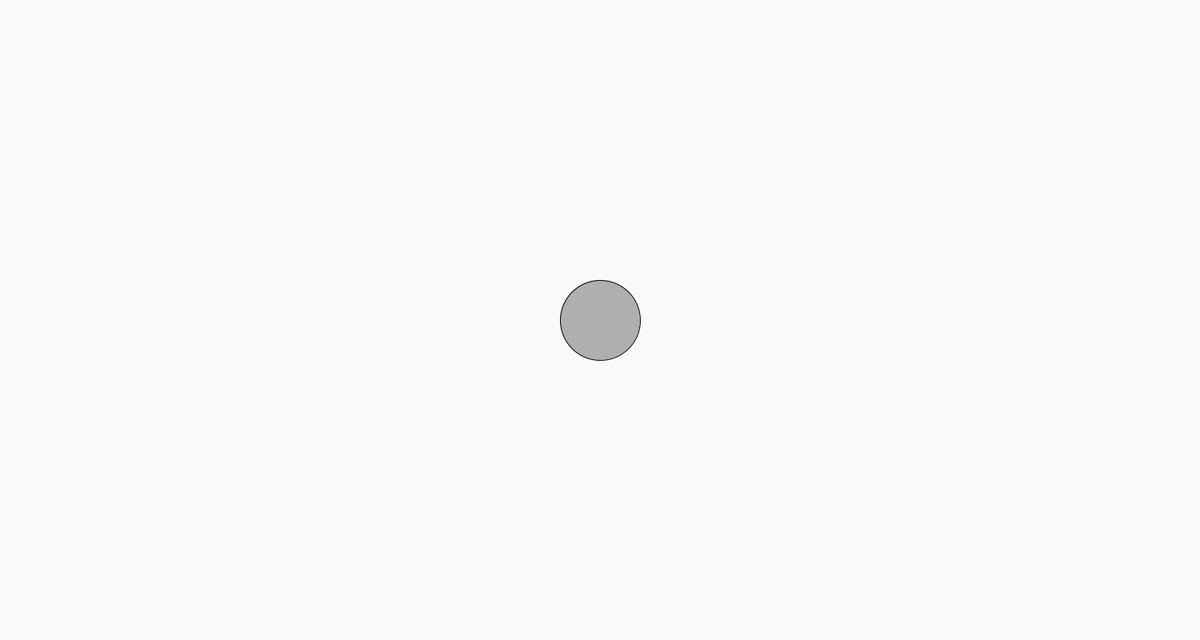
Frame 1 (no input)
Frame 60 (the mouse pressed at the canvas centre just before this capture): identical to frame 1, image omitted
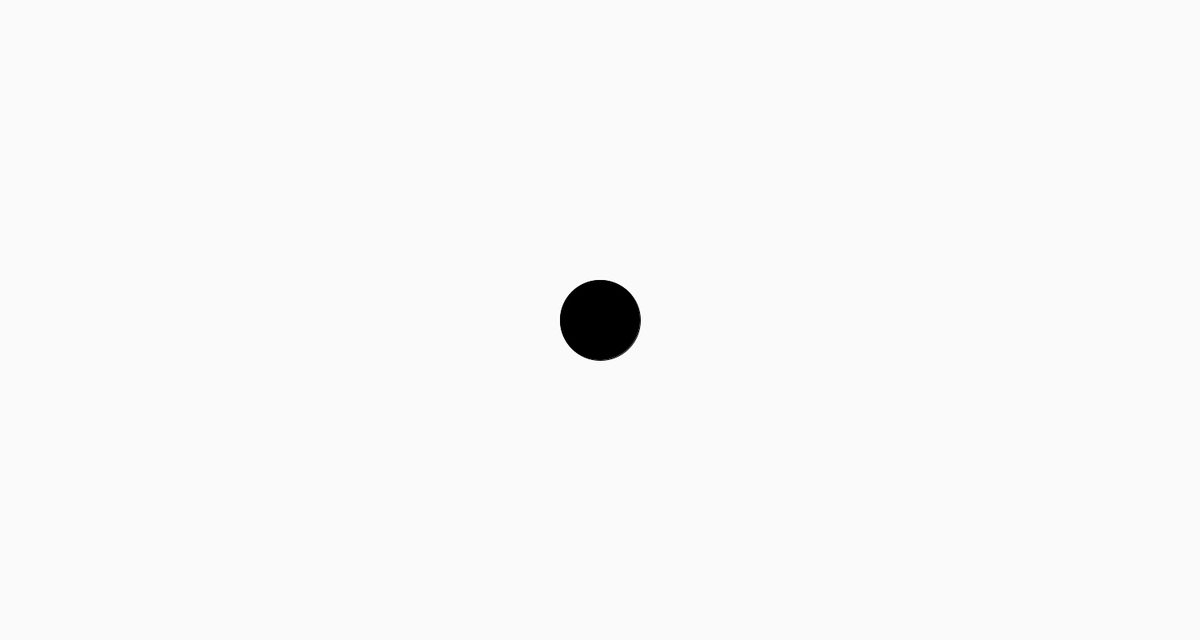
Frame 120 (the mouse held since frame 60 and released just before this capture)

The Processing sketch that drew these frames (run headless with seeded random() and noise(); from frame 60 on, the mouse is pressed at the canvas centre):

// Processing sketch: first
// ── first.pde
particlesystemcontrol p;
repeller r;
boolean drag=false;
void setup()
{
  size(1500,800);
  p=new particlesystemcontrol();
  r=new repeller();
}

void draw()
{
  background(250);
  p.run(r.location);
  if(drag)
  r.drag();
  r.display();
}

void mousePressed()
{
  float dist=dist(mouseX,mouseY,r.location.x,r.location.y);
  if(dist<=r.r)
  {
    r.plocation=new PVector(mouseX,mouseY);
    r.plocation.sub(r.location);
    r.plocation.mult(-1);
    drag=true;
    r.c1=0;
  }
  else
  {
  p.add();
  drag=false;
  }
}
void mouseReleased()
{
 if(drag)
 drag=false;
 r.c1=175;
}
// ── confetti.pde
class confetti  extends particle
{
  float angle;
  float aspeed;
  confetti(float x,float y)
  {
   super(x,y);
   angle=0;
   aspeed=0.02;
  }
  void display()
  {
    angle+=aspeed;
    rectMode(CENTER);
    fill(c1);
    stroke(0);
    pushMatrix();
    translate(location.x,location.y);
    rotate(angle);
    rect(0,0,8,8);
    popMatrix();
  }
}
// ── particle.pde
class particle
{
  PVector location;
  PVector speed;
  PVector jspeed;
  color c1;
  float G;
  boolean max=false;
  particle(float x,float y)
  {
   location=new PVector(x,y);
   speed=new PVector(random(-2,2),random(2));
   c1=color(233,10,91);
   G=0.1;
   jspeed=new PVector(0,-0.15);
  }
  
  void update()
  {
    speed.add(jspeed);
    if(max)
    {
     speed.x=constrain(speed.x,-2.2,2.2);
     speed.y=constrain(speed.y,-2.2,2.2);  
    }
    location.add(speed);
    jspeed.y=-0.15;
    jspeed.x=0;
  }
  void  applyforce(PVector force)
  {
    PVector dir=PVector.sub(force,location);
    float d=dir.mag();
   if(d<70) {
     d=0.15;
   max=true;
   }
   else
   {
    d=constrain(d,100,400);
    max=false;
   }
    dir.normalize();
    float f=-1*G/(d);
    dir.mult(f);
    jspeed.add(dir);
  }
  boolean check()
  {
    boolean dead=false;
   if(location.x<0||location.x>width)
   dead=true;
   if(location.y<0||location.y>height)
   dead=true;
   return dead;
  }
  
  void display()
  {
    stroke(0);
    fill(c1);
    ellipse(location.x,location.y,8,8);
  }
  void run(PVector m)
  {
  applyforce(m);
   update();
   display();
  }
}
// ── particlesystem.pde
class particlesystem
{
  PVector location;
  ArrayList<particle> particles;
  particlesystem(float x,float y)
  {
    particles=new ArrayList<particle>();
    location=new PVector(x,y);
  }
  void add()
  {
    if(random(1)<0.5)
    particles.add(new particle(location.x,location.y));
    else 
    particles.add(new confetti(location.x,location.y));
  }
  void run(PVector m)
  {
    for(int i=0;i<5;i++)
    add();
   for(int i=particles.size()-1;i>=0;i--)
   {
     particle p=particles.get(i);
     p.run(m);
     if(p.check())
     particles.remove(i);
   }
  }
}
// ── particlesystemcontrol.pde
class particlesystemcontrol
{
  float x;
  float y;
  ArrayList<particlesystem> particlesystems;
  particlesystemcontrol()
  {
    particlesystems=new ArrayList<particlesystem>();
  }
  void add()
  {
    particlesystems.add(new particlesystem(mouseX,mouseY));
  }
  void run(PVector m)
  {
    for(int i=0,j=particlesystems.size();i<j;i++)
    {
     particlesystem p=particlesystems.get(i);
     p.run(m);
    }
  }
}
// ── repeller.pde
class repeller
{
  PVector location;
  float r;
  PVector plocation;
  color c1=175;
  repeller()
  {
    location=new PVector(width/2,height/2);
    r=100;
  }
  void  display()
  {
    fill(c1);
    ellipse(location.x,location.y,r,r);
  }
  void drag()
  {
    location.x=mouseX+plocation.x;
    location.y=mouseY+plocation.y;
  }
}
